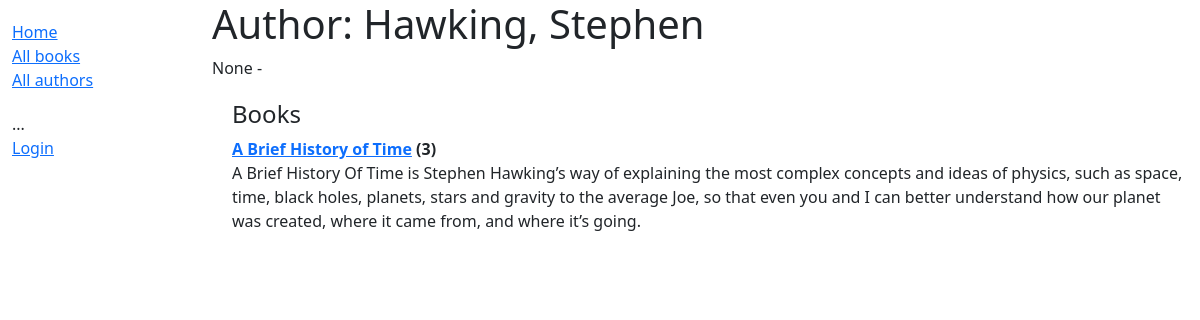
/catalog/author/1, run on an earlier commit of the app's database.
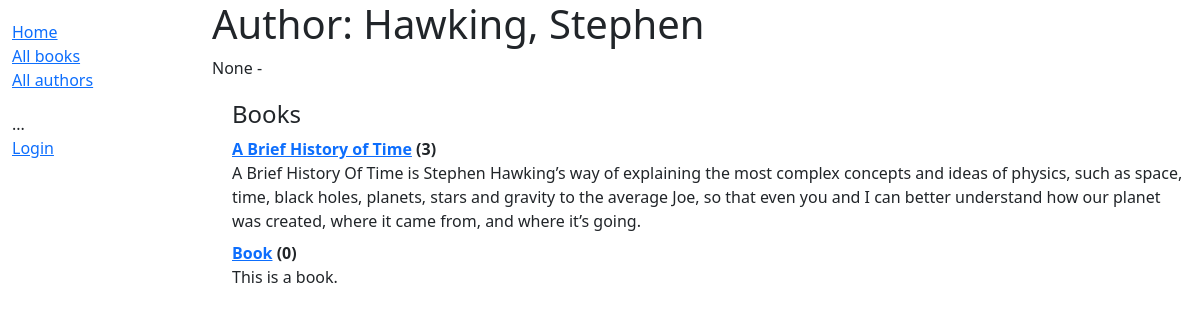
And on a later commit of the database.
### catalog/models.py (models this page shows, shortened)
class Author(models.Model):
    first_name = models.CharField(max_length=100)
    last_name = models.CharField(max_length=100)
    date_of_birth = models.DateField(null=True, blank=True)
    date_of_death = models.DateField('Died', null=True, blank=True)
    class Meta:
        ordering = ['last_name', 'first_name']
    def __str__(self):
        return f'{self.last_name}, {self.first_name}'

class Book(models.Model):
    title = models.CharField(max_length=200)
    author = models.ForeignKey('Author', on_delete=models.SET_NULL, null=True)
    summary = models.TextField(max_length=1000, help_text='Enter a brief description of the book')
    isbn = models.CharField('ISBN', max_length=13, unique=True,
                             help_text='13 Character <a href="https://www.isbn-international.org/content/what-isbn">ISBN number</a>')
    genre = models.ManyToManyField(Genre, help_text='Select a genre for this book')
    def __str__(self):
        return self.title
    def display_genre(self):
        """Create a string for the Genre. This is required to display genre in Admin."""
        return ', '.join(genre.name for genre in self.genre.all()[:3])
    display_genre.short_description = 'Genre'

### catalog/views.py (the view)
# urls.py: path('author/<int:pk>', views.AuthorDetailView.as_view(), name='author-detail'),
class AuthorDetailView(generic.DetailView):
    model = Author

### catalog/templates/catalog/author_detail.html
{% extends "base_generic.html" %}
{% block content %}
<h1>Author: {{ author }} </h1>
<p>{{author.date_of_birth}} - {% if author.date_of_death %}{{author.date_of_death}}{% endif %}</p>
<div style="margin-left:20px;margin-top:20px">
<h4>Books</h4>
<dl>
{% for book in author.book_set.all %}
  <dt><a href="{% url 'book-detail' book.pk %}">{{book}}</a> ({{book.bookinstance_set.all.count}})</dt>
  <dd>{{book.summary}}</dd>
{% endfor %}
</dl>
</div>
{% endblock %}

### catalog/templates/base_generic.html (shortened to what this page needs)
<!DOCTYPE html>
<html lang="en">
  <head>
    <link
      href="https://cdn.jsdelivr.net/npm/bootstrap@5.1.3/dist/css/bootstrap.min.css"
      rel="stylesheet"
    />
    {% load static %}
    <link rel="stylesheet" href="{% static 'css/styles.css' %}" />
  </head>
  <body>
    <div class="container-fluid">
      <div class="row">
        <div class="col-sm-2">
          {% block sidebar %}
          <ul class="sidebar-nav">
            <li><a href="{% url 'index' %}">Home</a></li>
            <li><a href="{% url 'books' %}">All books</a></li>
            <li><a href="{% url 'authors' %}">All authors</a></li>
          </ul>
          <ul class="sidebar-nav">
            ...
           {% if user.is_authenticated %}
             <li>User: {{ user.get_username }}</li>
             <li><a href="{% url 'my-borrowed' %}">My Borrowed</a></li>
             <li><a href="{% url 'logout'%}?next={{request.path}}">Logout</a></li>
           {% else %}
             <li><a href="{% url 'login'%}?next={{request.path}}">Login</a></li>
           {% endif %}
          </ul>
          {% endblock %}
        </div>
        <div class="col-sm-10">{% block content %}{% endblock %}
        </div>
      </div>
    </div>
  </body>
</html>

### catalog/static/css/styles.css (style rules this page uses)
.sidebar-nav { margin-top: 20px; padding: 0; list-style: none; }

What changed in the data, as far as the page shows it:
added Book: title "Book", bookinstance_set.all.count "0", summary "This is a book."
